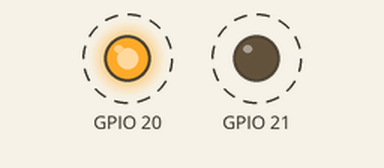
This program was run on a simulated Raspberry Pi (BCM pin numbers). On the bench: output pins drawn as LEDs (lit = HIGH). Dashed ring = blinking.

Above: at 0.5 s.
Timing chart, 0 to 4.6 s (numbered marks = the images above):
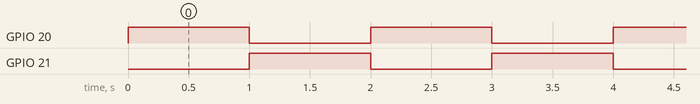

The program:

GPIOTest.py
```python
import RPi.GPIO as GPIO
import time

GPIO.setmode(GPIO.BCM)
GPIO.setup(20, GPIO.OUT) # green
GPIO.setup(21, GPIO.OUT) # red

try:
    while True: # loop
        GPIO.output(20, True) # green on
        GPIO.output(21, False) # red off
        time.sleep(1)
        GPIO.output(20, False) # green off
        GPIO.output(21, True) # red on
        time.sleep(1)
except Exception as e:
    print(e)
finally:
    GPIO.cleanup()
    
```

Measured:
- by itself, GPIO 20, GPIO 21: alternates HIGH for 1.0 s and LOW for 1.0 s
